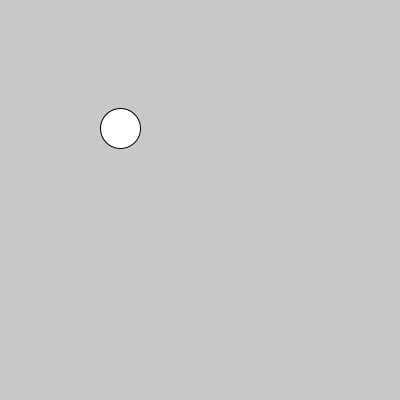
Frame 1 (no input)
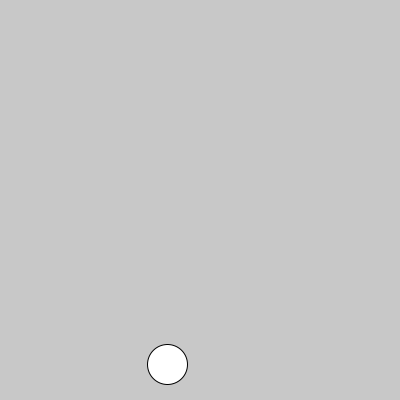
Frame 60 (the mouse pressed at the canvas centre just before this capture)
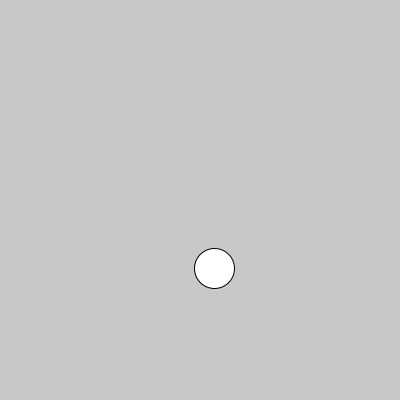
Frame 120 (the mouse held since frame 60 and released just before this capture)

The Processing sketch that drew these frames (run headless with seeded random() and noise(); from frame 60 on, the mouse is pressed at the canvas centre):

// Processing sketch: gravity_ball
// ── gravity_ball.pde

// WallBounce with gravity

/** 95% of the time, in this code, we'll be working inside World Coordinates
For this problem, World Coordinates are a normal, mathematical world with
(-100 <= x <= 100) and (-100 <= y <= 100) and the origin at the 
center of the screen.  Most of the time, until the very end, we don't
care about the peculiarities of Processing's coordinates.

Then, at the end, we'll just use the map() function to convert from our
world coords to Processing coords to place and size our bouncing circle.
*/ 

float x, y; // center of circle
float radius;  // in world coords, etc.
float vel;  // how far the circle moves (initially) from frame to frame
float xvel, yvel;  // the x and y components of vel
float angle; // initial angle 
float g;  // gravity: how much to subtract from yvel every frame
float friction; // a number less than one (like 0.9) to diminish the
                // yvel after each  bounce on the floor: 
                // yvel = friction * yvel after a bounce
float px; // Proccessing's x coordinate after being mapped
float py; // Proccessing's y coordinate after being mapped

void setup() {
  // start near the left edge high up
  x = -80;
  y = 70;
  angle = random(PI/2);  // pointed up and to the right
  radius = 20;
  vel = 1.5;
  xvel = vel * cos(angle);
  yvel = vel * sin(angle);
  friction = 0.8;
  g = 0.2;
  size(400,400);
}

void draw() {
  background(200);
  
  x += xvel;  // move it
  y += yvel;
  px = map(x,-200,200,0,400);
  py = map(y,-200,200,400,0);
  
  // Now worry about walls, and gravity and floor bounces...
  if(px - radius < 0 || px + radius > width) {
    xvel = -xvel;
  }
  if(py - radius < 0 || py + radius > height) {
    y = -200 + radius; // if the ball is detected below the floor, bring it back up
    yvel = -yvel * friction; 
  }
  
  yvel -= g;
  
  circle(px,py,2*radius);
  println(py);
}
